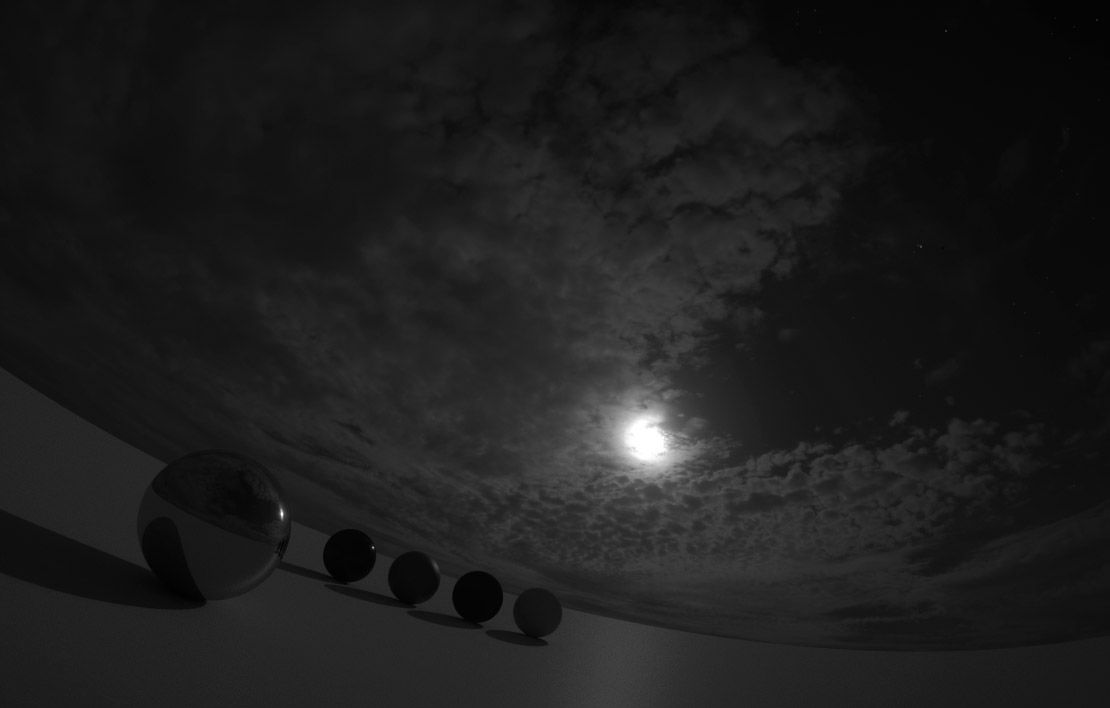
#> input picture python 실습/HDR.jpg, 1110 x 708 px
$ python 190410_w6_3-4.py
#> lines starting #> are read from the running program, lines starting #| are printed output that depends on the picture
import math
import imageio

img = imageio.imread('HDR.jpg')
#> img is the input picture: shape (708, 1110); min 0, max 255, mean 29.4
height,width = img.shape
#> height = 708; width = 1110
print (height,width)
#| 708 1110

p = [0]*256

for y in range(height):
    for x in range (width):
        b = img[y][x]
        p[b] = p[b] +1;
#> after the loop, p = 256 values, max 37945 at index 22, min 9 at index 234, mean 3069.8


for x in range(255):
    p[x+1] = p[x+1] + p[x]
#> after the loop, p = 256 values from 63 to 785880

for y in range(height):
    for x in range(width):
        img[y][x] = math.floor(255*p[img[y][x]]/(width*height))
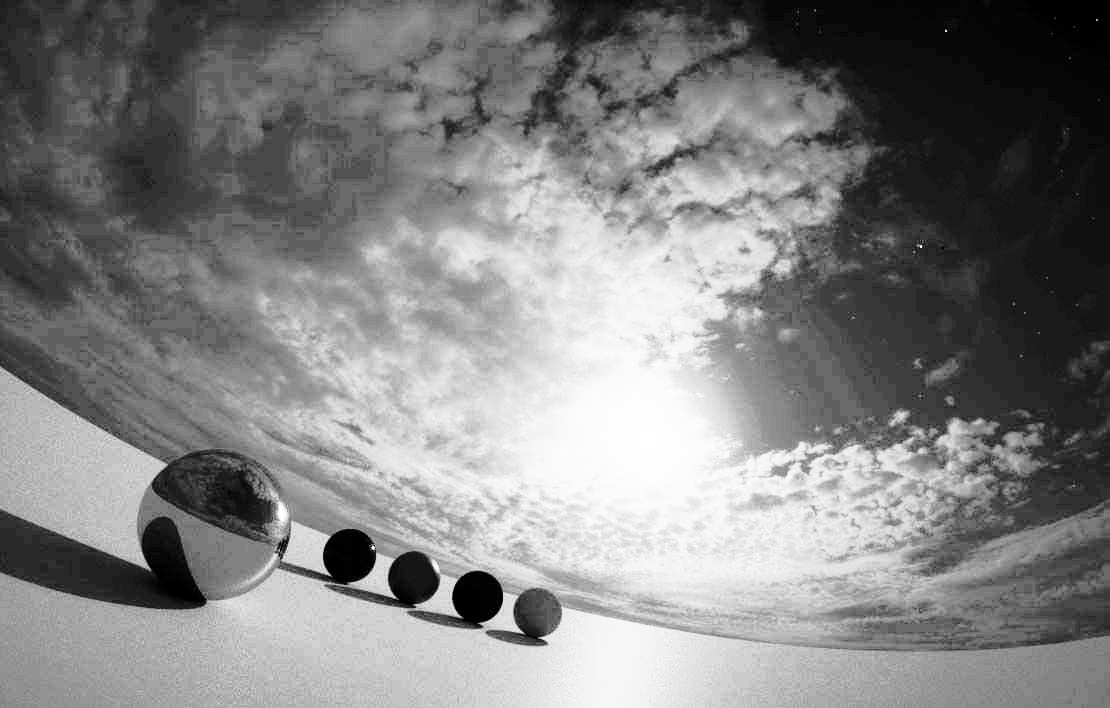
#> img: shape (708, 1110); min 0, max 255, mean 130

imageio.imwrite('New HDR.jpg' , img)
